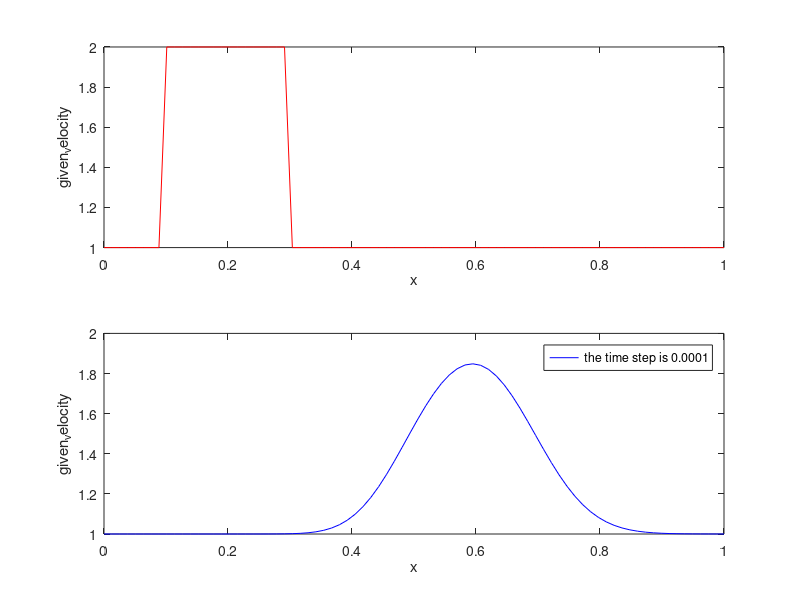
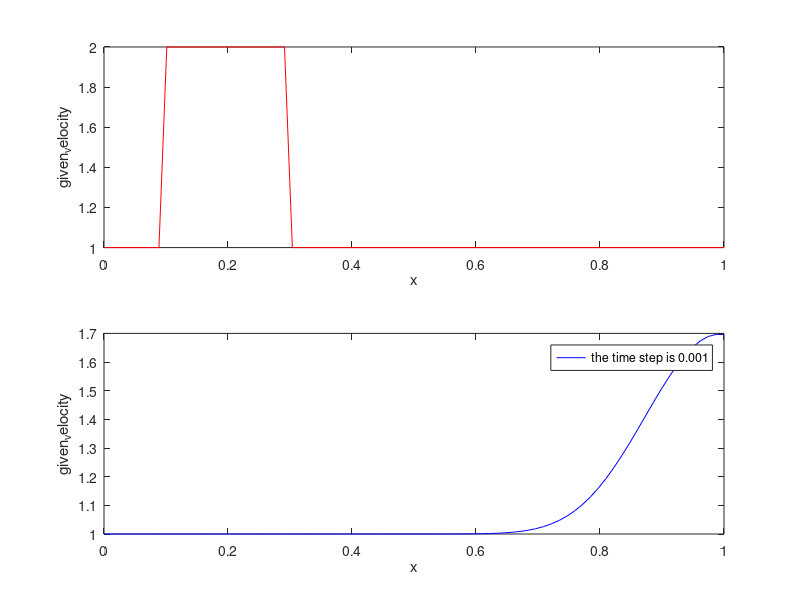
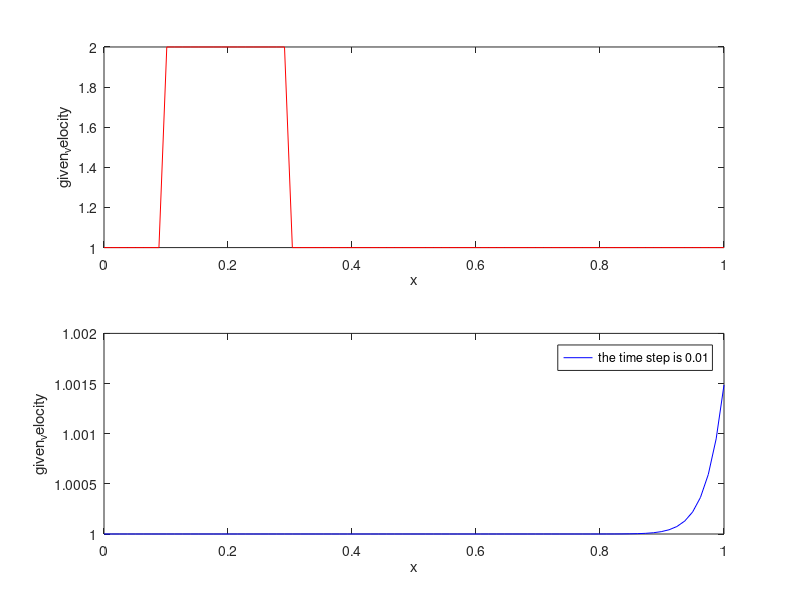
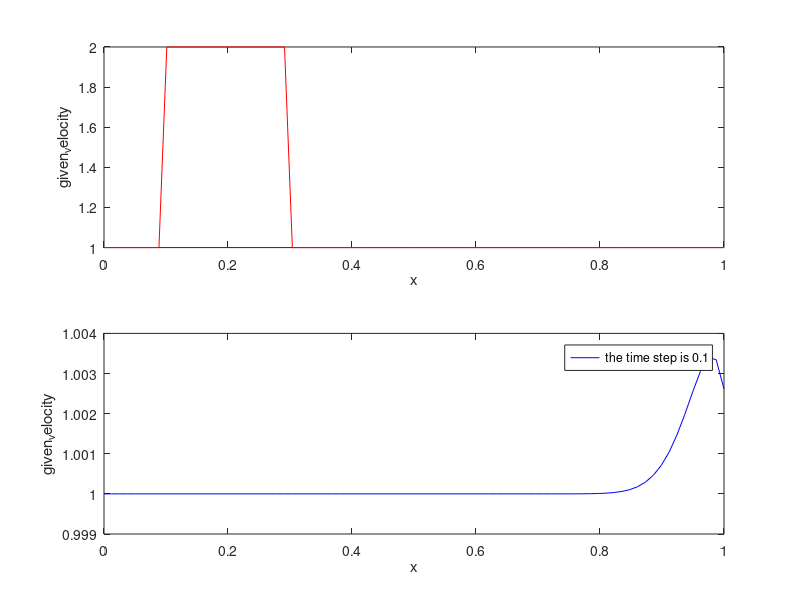

Reproduce these figures in MATLAB, in order.
clear all
close all
clc

l = 1;
c = 1;
n = 80;
t_step = [1e-4 1e-3 1e-2 1e-1];
endt = 0.4;
x = linspace(0, 1, 80);
uold = ones(1, n);
y = find(x > 0.1 & x < 0.3);
n_start = y(1);
n_end = y(end);
uold(n_start:n_end) = 2;
uinitial = uold;
u = uold;
dx = x(2) - x(1)

for k = 1:4
    n_t = (endt / t_step(k)) + 1;
    timestep=t_step(k)
    for j = 2:n_t
        for i = 2:n
            u(i) = uold(i) - (c * t_step(k) / dx) * (uold(i) - uold(i - 1));
        end
        uold = u;
    end
    max_velocity=max(u)

    figure(k)
    subplot(2, 1, 1)
    plot(x, uinitial, 'color', 'r')
    xlabel('x')
    ylabel('given_velocity')
    subplot(2, 1, 2)
    plot(x, u, 'color', 'b')
    xlabel('x')
    ylabel('given_velocity')
    legend(['the time step is ', num2str(t_step(k))])
    pause(15)
end
